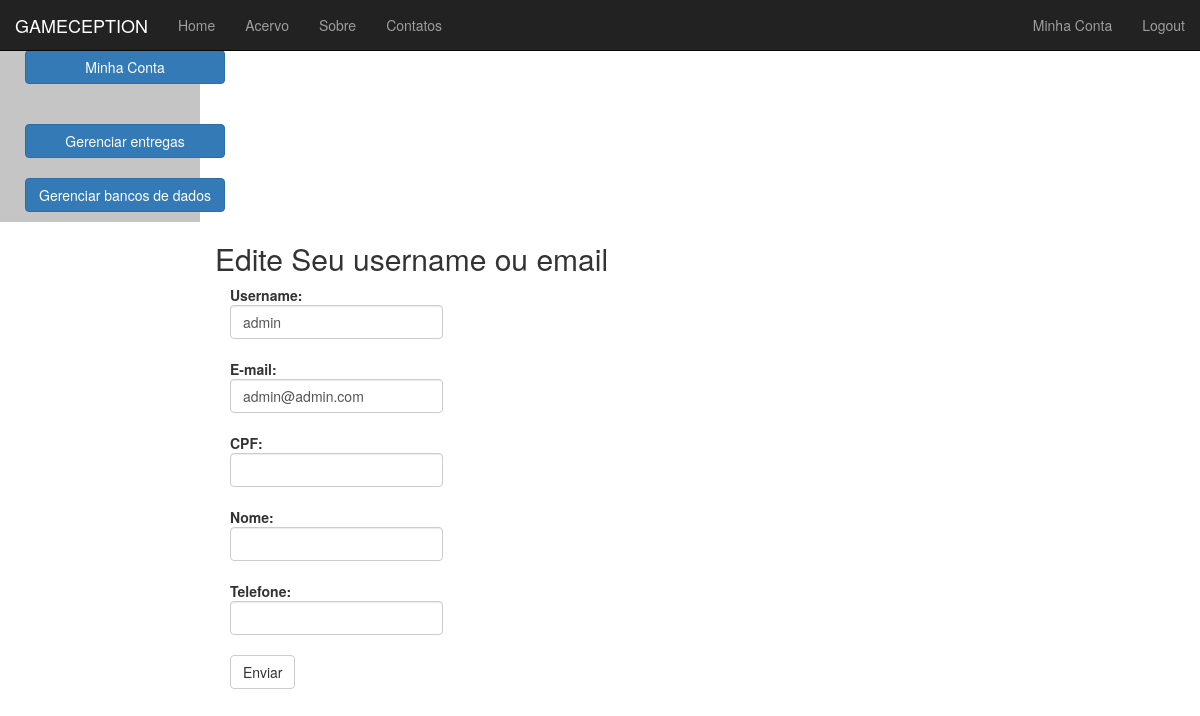
/Assinante/EditarCadastro/ (signed in), run on an earlier commit of the app's database.
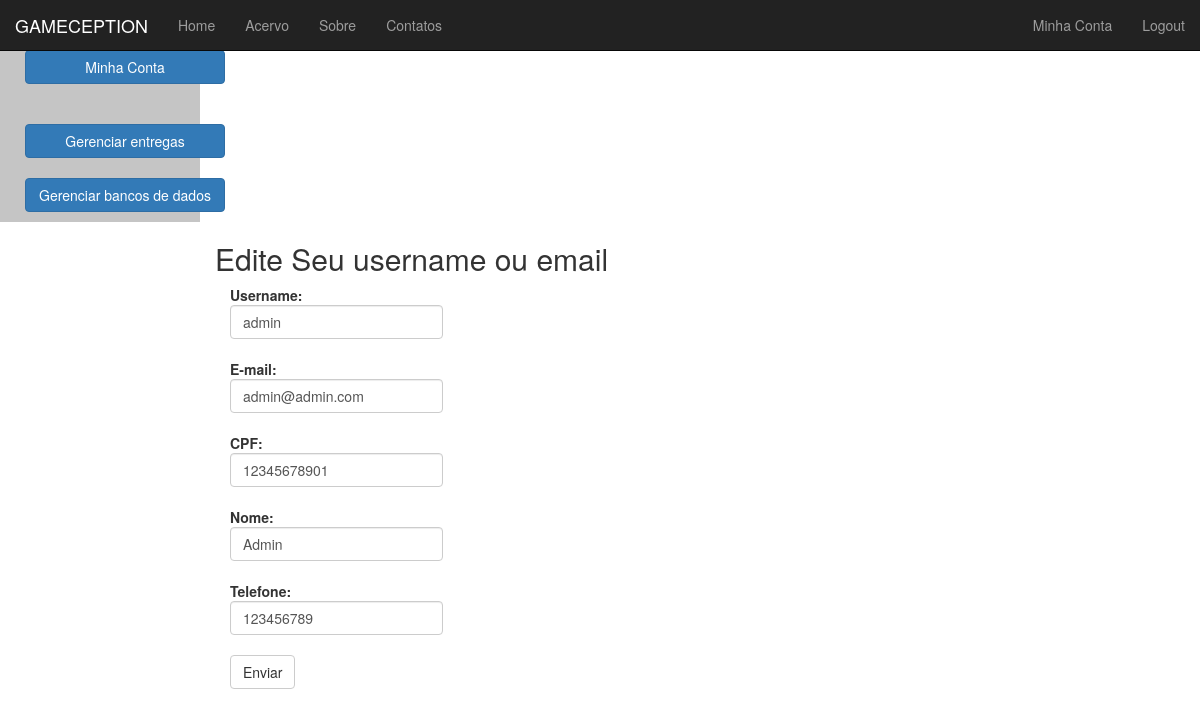
And on a later commit of the database.
### Assinante/models.py (models this page shows, shortened)
class Assinante(models.Model):
    CPF = models.CharField(max_length=11)
    nome = models.CharField(max_length=200)
    usuario = models.OneToOneField(User)
    telefone = models.CharField(max_length=16)

### Assinante/views.py (the view)
def EditarCadastro(request):
    registrado = False
    if request.method == 'POST':
        userAt = User.objects.get(username=request.user.username)
        form = UserFormA(data=request.POST,instance=userAt)
        form.save()
        try:
            assinante = Assinante.objects.get(usuario=request.user)
        except:
            assinante = Assinante.objects.create(usuario=request.user)
        assinante_form = AssinanteForm(data=request.POST,instance=assinante)
        assinante_form.save()
        registrado = True
    else:
        try:
            form = UserFormA(initial={'username': request.user.username, 'email' : request.user.email})
        except:
            form = UserFormA()
        try:
            assinante = Assinante.objects.get(usuario=request.user)
            assinante_form = AssinanteForm(initial={'CPF': assinante.CPF, 'nome': assinante.nome, 'telefone': assinante.telefone})
        except:
            assinante_form = AssinanteForm()
    return render(request, 'Assinante/EditarCadastro.html', {'registrado' : registrado, 'form' : form, 'assinante_form': assinante_form})

### Assinante/views.py
class UserFormA(forms.ModelForm):
    class Meta:
        model = User
        fields = ('username', 'email')
    def __init__(self, *args, **kwargs):
        super(UserFormA, self).__init__(*args, **kwargs)
        for field_name, field in self.fields.items():
            field.widget.attrs['class'] = 'form-control'

class AssinanteForm(forms.ModelForm):
    CPF = forms.CharField(min_length=11,max_length=11)
    telefone = forms.CharField(min_length=8, max_length=16)
    class Meta:
        model = Assinante
        fields = ('CPF', 'nome', 'telefone')
    def __init__(self, *args, **kwargs):
        super(AssinanteForm, self).__init__(*args, **kwargs)
        for field_name, field in self.fields.items():
            field.widget.attrs['class'] = 'form-control'

### Assinante/Templates/Assinante/EditarCadastro.html (shortened to what this page needs)
{% extends "MainPage.html" %}
{% block content %}
    {% if registrado %}
        Suas informações foram alteradas com sucesso!<br>
        <a href="{% url 'MinhaConta' %}"><button class="btn btn-md btn-primary" style="margin:10px">Voltar a sua conta</button></a><br>
    {% else %}
        <form role="form"  method="post" action="/Assinante/EditarCadastro/">
        <h2 class="form-signin-heading">Edite Seu username ou email</h2>
        <div class="col-xs-3">
        <strong>Username:</strong><br/>
        {{ form.username }}
        <br/>
        <strong>E-mail:</strong><br/>
        {{ form.email }}
        <br/>
        <strong>CPF: </strong><br/>
        {{ assinante_form.CPF }}
        <br/>
        <strong>Nome: </strong><br/>
        {{ assinante_form.nome }}
        <br/>
        <strong>Telefone: </strong><br/>
        {{ assinante_form.telefone }}
        <br/>
      <button type="submit" class="btn btn-default">Enviar</button>
      </div>
      </form>
    {% endif %}
{% endblock %}

What changed in the data, as far as the page shows it:
added Assinante: CPF "12345678901", nome "Admin", telefone "123456789"
